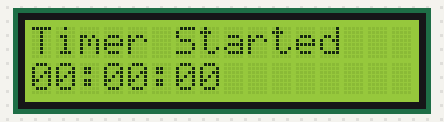
Simulated run of this sketch. Board: Arduino Uno, built with avr-gcc and run on an emulated ATmega328P. Parts: 16×2 character LCD.

Above: at 0.1 s.
At 4.2 s:
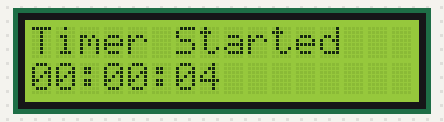
At 9.1 s:
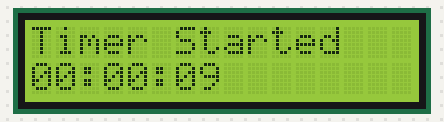
At 19.2 s:
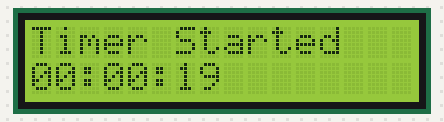
At 29.1 s:
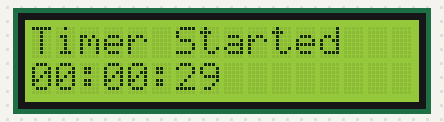
At 38.2 s:
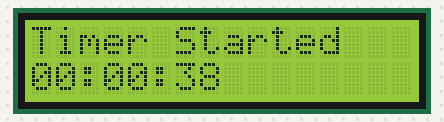

The sketch:

LCD_TELLY_COUNTER_UPDATER_EDITION_V1.0.0_Onianstudio.ino
```cpp
#include <LiquidCrystal.h>

// 初始化LCD引脚 (RS, E, D4, D5, D6, D7)
// 请根据实际接线修改此处引脚号
LiquidCrystal lcd(12, 11, 5, 4, 3, 2);

unsigned long startTime;
unsigned long elapsedTime;

void setup() {
  lcd.begin(16, 2);
  lcd.print("Timer Started");
  startTime = millis();
}

void loop() {
  // 计算经过的时间（毫秒）
  elapsedTime = millis() - startTime;

  // 转换为时、分、秒
  int seconds = (elapsedTime / 1000) % 60;
  int minutes = (elapsedTime / (1000 * 60)) % 60;
  int hours = (elapsedTime / (1000 * 60 * 60));

  // 设置光标到第二行开头
  lcd.setCursor(0, 1);

  // 格式化打印时间 HH:MM:SS
  if (hours < 10) lcd.print("0");
  lcd.print(hours);
  lcd.print(":");
  if (minutes < 10) lcd.print("0");
  lcd.print(minutes);
  lcd.print(":");
  if (seconds < 10) lcd.print("0");
  lcd.print(seconds);

  // 短暂延时以减少屏幕刷新闪烁，同时保证计时精度影响极小
  delay(100);
}
```

Measured:
- what the display in image 1 shows lasts 1.0 s, from 4.1 s to 5.1 s
